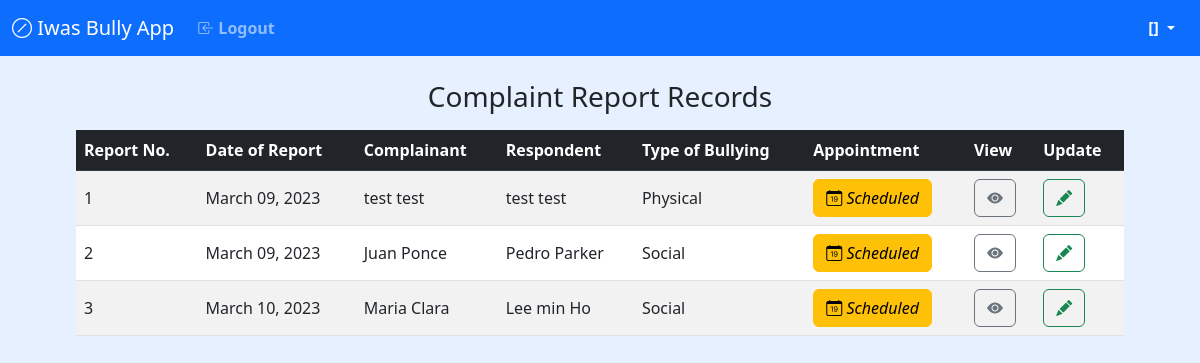
/admin/report.php, run on an earlier commit of the app's database.
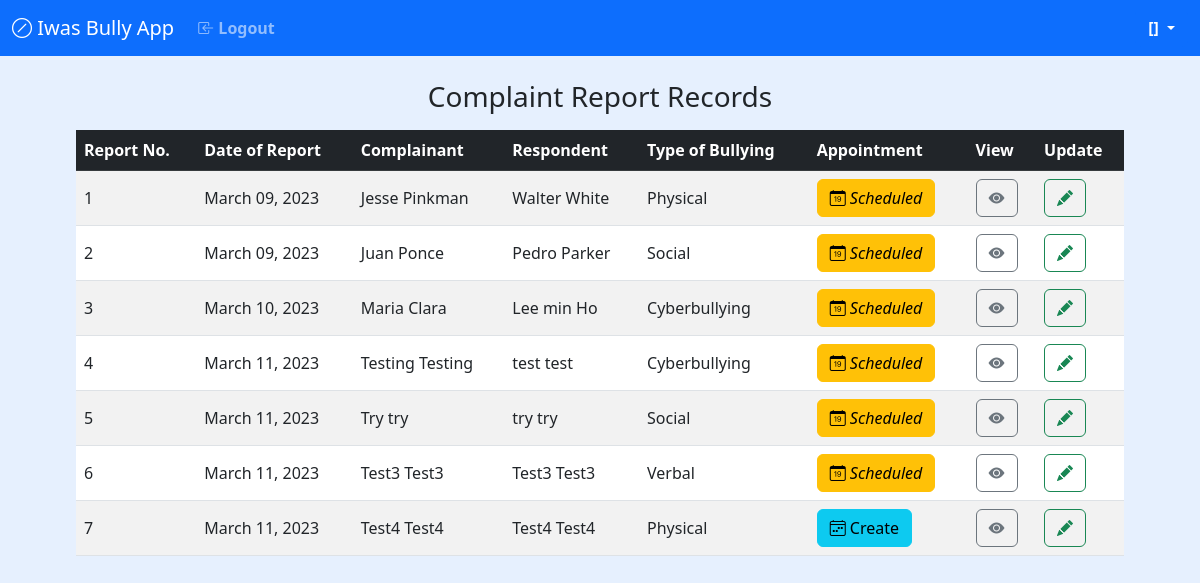
And on a later commit of the database.
### tables this page shows
CREATE TABLE `Report` (
  `ReportID` int(11) NOT NULL,
  `UserID` int(11) NOT NULL,
  `C_Firstname` varchar(50) NOT NULL,
  `C_Lastname` varchar(50) NOT NULL,
  `C_SchoolIDNumber` varchar(20) NOT NULL,
  `C_UserRole` enum('Junior','Senior','Teacher','Guidance Office') NOT NULL,
  `C_Email` varchar(50) NOT NULL,
  `C_ContactNumber` varchar(20) NOT NULL,
  `R_Firstname` varchar(50) NOT NULL,
  `R_Lastname` varchar(50) NOT NULL,
  `R_SchoolIDNumber` varchar(20) NOT NULL,
  `R_UserRole` enum('Junior','Senior','Teacher') NOT NULL,
  `R_Email` varchar(50) NOT NULL,
  `R_ContactNumber` varchar(20) NOT NULL,
  `TypeOfBullying` enum('Verbal','Physical','Social','Cyberbullying') NOT NULL,
  `ImageProof` text DEFAULT NULL,
  `VideoLink` text DEFAULT NULL,
  `Remarks` text DEFAULT NULL,
  `CreatedBy` int(11) DEFAULT NULL,
  `CreatedDate` datetime DEFAULT current_timestamp(),
  `ModifiedBy` int(11) DEFAULT NULL,
  `ModifiedDate` timestamp NOT NULL DEFAULT current_timestamp() ON UPDATE current_timestamp(),
  `ReportStatus` tinyint(4) DEFAULT 0
);

### admin/report.php (the view, shortened to what this page needs)
<?php
require_once '../connection/DBconnection.php';
require '../components/header.php';
require '../components/navigation.php';
?>
<?php
    $stmt = $conn->prepare("SELECT * FROM Report;");
    $stmt->execute();
    $report = $stmt->fetchAll(PDO::FETCH_OBJ);
?>
<div class="container  my-3">
  <h3 class="text-center">Complaint Report Records</h3>
      <div class="table-responsive my-3">
        <table class="table align-middle table-hover table-striped">
          <thead class="table-dark">
            <tr class="text-start">
              <th>Report No.</th>
              <th>Date of Report</th>
              <th>Complainant</th>
              <th>Respondent</th>
              <th>Type of Bullying</th>
              <th>Appointment</th>
              <th>View</th>
              <th>Update</th>
            </tr>
          </thead>
          <tbody>
            <?php foreach($report as $reports): ?>
              <tr class="text-start">
                <td><?= $reports->ReportID; ?></td>
                <td><?= date("F d, Y", strtotime($reports->CreatedDate)); ?></td>
                <td><?= $reports->C_Firstname." ".$reports->C_Lastname; ?></td>
                <td><?= $reports->R_Firstname." ".$reports->R_Lastname; ?></td>
                <td><?= $reports->TypeOfBullying; ?></td>
                <td>
                  <?php if($reports->ReportStatus == 0): ?>
                  <button type="button" class="btn btn-info" data-bs-toggle="modal"
                  data-bs-target="#createAppointment_<?= $reports->ReportID; ?>">
                  <Create class="bi bi-calendar4-week"> Create</i>
                  </button>
                  <?php else: ?>
                  <button type="button" class="btn btn-warning">
                  <i class="bi bi-calendar-date"> Scheduled</i>
                  </button>
                  <?php endif; ?>
                </td>
                <td>
                  <button type="button" class="btn btn-outline-secondary" data-bs-toggle="modal"
                  data-bs-target="#viewReport_<?= $reports->ReportID; ?>">
                  <i class="bi bi-eye-fill"></i>
                  </button>
                </td>
                <td>
                  <button type="button" class="btn btn-outline-success" data-bs-toggle="modal"
                  data-bs-target="#updateReport_<?= $reports->ReportID; ?>">
                    <i class="bi bi-pencil-fill"></i>
                  </button>
                </td>
              </tr>
            <?php endforeach; ?>
          </tbody>
        </table>
      </div>
</div>
<?php require '../components/footer.php' ;?>

What changed in the data, as far as the page shows it:
changed report id 1: C_Firstname "test" → "Jesse"; C_Lastname "test" → "Pinkman"; R_Firstname "test" → "Walter"; R_Lastname "test" → "White"
changed report "March 10, 2023": TypeOfBullying "Social" → "Cyberbullying"
added report: ReportID "4", CreatedDate "March 11, 2023", C_Firstname "Testing", C_Lastname "Testing", R_Firstname "test", R_Lastname "test", TypeOfBullying "Cyberbullying", ReportStatus "Scheduled"
added report: ReportID "5", CreatedDate "March 11, 2023", C_Firstname "Try", C_Lastname "try", R_Firstname "try", R_Lastname "try", TypeOfBullying "Social", ReportStatus "Scheduled"
added report: ReportID "6", CreatedDate "March 11, 2023", C_Firstname "Test3", C_Lastname "Test3", R_Firstname "Test3", R_Lastname "Test3", TypeOfBullying "Verbal", ReportStatus "Scheduled"
added report: ReportID "7", CreatedDate "March 11, 2023", C_Firstname "Test4", C_Lastname "Test4", R_Firstname "Test4", R_Lastname "Test4", TypeOfBullying "Physical"
